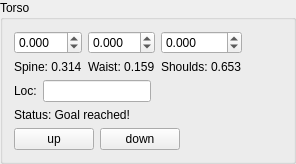
                  <widget class="QGroupBox" name="gbTorso">
                   <property name="title">
                    <string>Torso</string>
                   </property>
                   <layout class="QVBoxLayout" name="verticalLayout_9">
                    <item>
                     <layout class="QHBoxLayout" name="horizontalLayout_5">
                      <item>
                       <layout class="QGridLayout" name="gridLayout_3">
                        <item row="0" column="0">
                         <widget class="QDoubleSpinBox" name="trsTxtSpine">
                          <property name="decimals">
                           <number>3</number>
                          </property>
                          <property name="minimum">
                           <double>-0.500000000000000</double>
                          </property>
                          <property name="maximum">
                           <double>0.500000000000000</double>
                          </property>
                          <property name="singleStep">
                           <double>0.050000000000000</double>
                          </property>
                         </widget>
                        </item>
                        <item row="0" column="1">
                         <widget class="QDoubleSpinBox" name="trsTxtWaist">
                          <property name="decimals">
                           <number>3</number>
                          </property>
                          <property name="minimum">
                           <double>-1.571000000000000</double>
                          </property>
                          <property name="maximum">
                           <double>1.571000000000000</double>
                          </property>
                          <property name="singleStep">
                           <double>0.100000000000000</double>
                          </property>
                         </widget>
                        </item>
                        <item row="0" column="2">
                         <widget class="QDoubleSpinBox" name="trsTxtShoulders">
                          <property name="decimals">
                           <number>3</number>
                          </property>
                          <property name="minimum">
                           <double>-0.500000000000000</double>
                          </property>
                          <property name="maximum">
                           <double>0.500000000000000</double>
                          </property>
                          <property name="singleStep">
                           <double>0.100000000000000</double>
                          </property>
                         </widget>
                        </item>
                        <item row="1" column="0">
                         <widget class="QLabel" name="trsLblSpine">
                          <property name="text">
                           <string>Spine: 0.314</string>
                          </property>
                         </widget>
                        </item>
                        <item row="1" column="1">
                         <widget class="QLabel" name="trsLlbWaist">
                          <property name="text">
                           <string>Waist: 0.159</string>
                          </property>
                         </widget>
                        </item>
                        <item row="1" column="2">
                         <widget class="QLabel" name="label_4">
                          <property name="text">
                           <string>Shoulds: 0.653</string>
                          </property>
                         </widget>
                        </item>
                       </layout>
                      </item>
                      <item>
                       <spacer name="horizontalSpacer_4">
                        <property name="orientation">
                         <enum>Qt::Horizontal</enum>
                        </property>
                        <property name="sizeHint" stdset="0">
                         <size>
                          <width>40</width>
                          <height>20</height>
                         </size>
                        </property>
                       </spacer>
                      </item>
                     </layout>
                    </item>
                    <item>
                     <layout class="QHBoxLayout" name="horizontalLayout_4">
                      <item>
                       <layout class="QGridLayout" name="gridLayout_6">
                        <item row="0" column="0">
                         <widget class="QLabel" name="trsLblLoc">
                          <property name="text">
                           <string>Loc:</string>
                          </property>
                         </widget>
                        </item>
                        <item row="0" column="1">
                         <widget class="QLineEdit" name="trsTxtLoc">
                          <property name="sizePolicy">
                           <sizepolicy hsizetype="Fixed" vsizetype="Fixed">
                            <horstretch>0</horstretch>
                            <verstretch>0</verstretch>
                           </sizepolicy>
                          </property>
                         </widget>
                        </item>
                       </layout>
                      </item>
                      <item>
                       <spacer name="horizontalSpacer_7">
                        <property name="orientation">
                         <enum>Qt::Horizontal</enum>
                        </property>
                        <property name="sizeHint" stdset="0">
                         <size>
                          <width>40</width>
                          <height>20</height>
                         </size>
                        </property>
                       </spacer>
                      </item>
                     </layout>
                    </item>
                    <item>
                     <widget class="QLabel" name="trsLblStatus">
                      <property name="text">
                       <string>Status: Goal reached!</string>
                      </property>
                     </widget>
                    </item>
                    <item>
                     <layout class="QHBoxLayout" name="horizontalLayout">
                      <item>
                       <widget class="QPushButton" name="pushButtonUpTorso">
                        <property name="text">
                         <string>up</string>
                        </property>
                       </widget>
                      </item>
                      <item>
                       <widget class="QPushButton" name="pushButtonDownTorso">
                        <property name="text">
                         <string>down</string>
                        </property>
                       </widget>
                      </item>
                      <item>
                       <spacer name="horizontalSpacer_3">
                        <property name="orientation">
                         <enum>Qt::Horizontal</enum>
                        </property>
                        <property name="sizeHint" stdset="0">
                         <size>
                          <width>40</width>
                          <height>20</height>
                         </size>
                        </property>
                       </spacer>
                      </item>
                     </layout>
                    </item>
                   </layout>
                  </widget>
